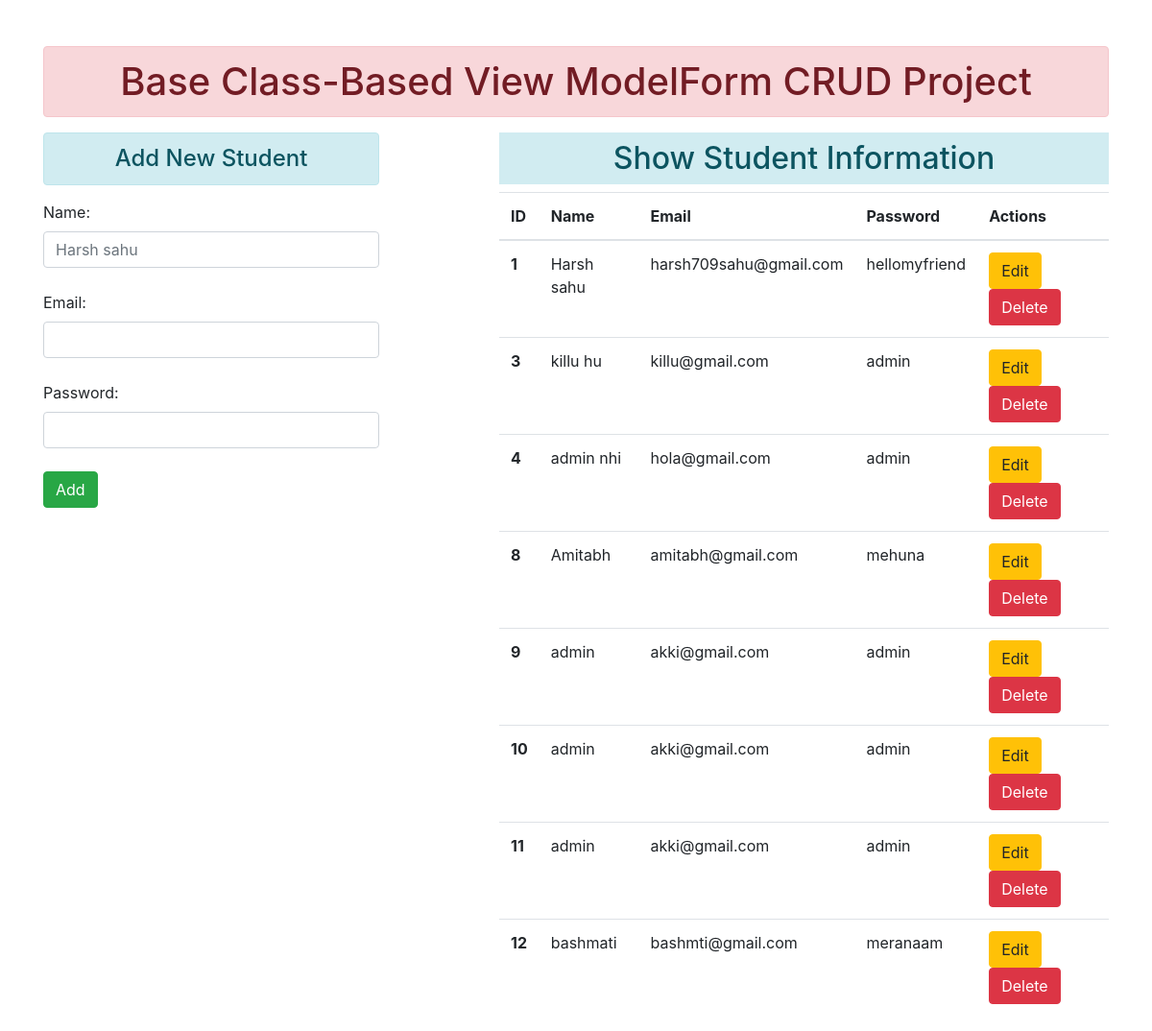
The page / on the database its author committed.
### enroll/models.py (models this page shows)
class User(models.Model):
    Name = models.CharField(max_length = 70)
    Email = models.EmailField(max_length = 120)
    Password = models.CharField(max_length=70)

### enroll/views.py (the view, shortened to what this page needs)
# urls.py: path('',views.Home.as_view(),name='home'),
class Home(View):
    def get(self,request):
        fm = UserForm()
        info = User.objects.all()
        print(info)
        return render(request,'enroll/home.html',{'form':fm,'info':info})

### enroll/forms.py
class UserForm(forms.ModelForm):
    class Meta:
        model = User
        fields = ['Name','Email','Password']
        widgets = {
            'Name':forms.TextInput(attrs={'class':'form-control','placeholder':'Harsh sahu'}),
            'Email':forms.EmailInput(attrs={'class':'form-control'}),
            'Password':forms.PasswordInput(render_value=True,attrs={'class':'form-control'}),
        }

### enroll/templates/enroll/home.html (shortened to what this page needs)
{% extends 'enroll/base.html' %}
{% block content %}
    <div class="row">
        <div class="col-sm-4">
            <h4 class="alert alert-info text-center">Add New Student</h4>
            <form action="" method="post" novalidate>
                    {% for fm in form %}
                        {{fm.label_tag}}{{fm}}  <br>
                    {% endfor %}
                    <input type="submit" value="Add" class='btn btn-success text-center'>
            </form>
        </div>
        <div class="col-sm-7 offset-1">
            <h2 class="aler alert-info text-center p-2">Show Student Information</h2>
            <table class="table">
                <thead>
                  <tr>
                    <th scope="col">ID</th>
                    <th scope="col">Name</th>
                    <th scope="col">Email</th>
                    <th scope="col">Password</th>
                    <th scope='col'>Actions</th>
                  </tr>
                </thead>
                <tbody>
                    {% for st in info %}
                    <tr>
                      <th scope="row">{{st.id}}</th>
                      <td>{{st.Name}}</td>
                      <td>{{st.Email}}</td>
                      <td>{{st.Password}}</td>
                      <td><a href="{% url 'Infoedit' st.id %}"><input type="button" value="Edit" class='btn btn-warning'></a>
                        <form action="{% url 'deleteinfo' st.id %}" method="post" class='d-inline'>
                            <input type="submit" value="Delete" class='btn btn-danger text-center'>
                        </form>
                    </tr>
                    {% endfor %}
                </tbody>
              </table>
        </div>
    </div>
{% endblock content %}

### enroll/templates/enroll/base.html (shortened to what this page needs)
<!DOCTYPE html>
{% load static %}
<html lang="en">
<head>
    <link rel="stylesheet" href="{% static 'enroll/css/bootstrap.css' %}">
    <link rel="stylesheet" href="{% static 'enroll/css/all.css' %}">
</head>
<body>
    <div class="container mt-5">
        <h1 class="alert alert-danger text-center">Base Class-Based View ModelForm CRUD Project</h1>
        {% block content %}
        {% endblock content %}
    </div>
</body>
</html>

### rows shown on the page
User: id "1", Name "Harsh sahu", Email "harsh709sahu@gmail.com", Password "hellomyfriend"
User: id "3", Name "killu hu", Email "killu@gmail.com", Password "admin"
User: id "4", Name "admin nhi", Email "hola@gmail.com", Password "admin"
User: id "8", Name "Amitabh", Email "amitabh@gmail.com", Password "mehuna"
User: id "9", Name "admin", Email "akki@gmail.com", Password "admin"
User: id "10", Name "admin", Email "akki@gmail.com", Password "admin"
User: id "11", Name "admin", Email "akki@gmail.com", Password "admin"
User: id "12", Name "bashmati", Email "bashmti@gmail.com", Password "meranaam"

### other values the page prints
{{ fm.label_tag }} "Name:" "Email:" "Password:"
